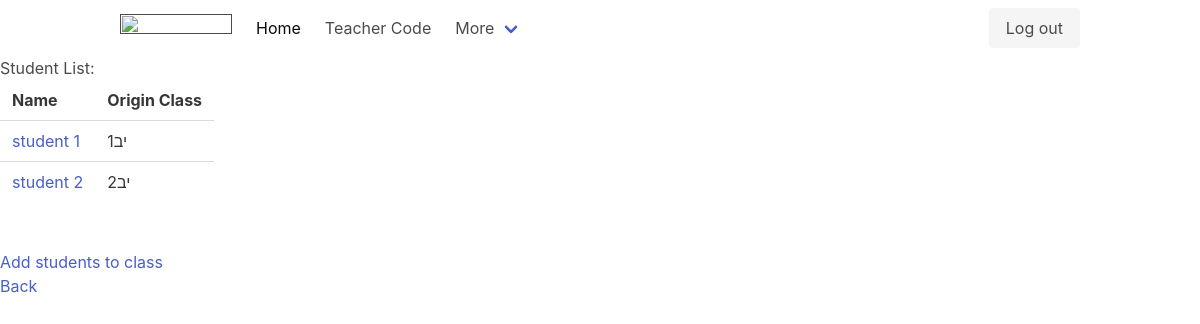
The app's page /view_teacher_class_for_admin/1/1/ (signed in) with its own data.
### main/models.py (models this page shows, shortened)
class Student(models.Model):
    name = models.CharField(max_length=200)
    id = models.AutoField(primary_key=True)
    embedding_link = models.CharField(max_length=200)
    origin_class = models.CharField(max_length=10)
    school = models.ForeignKey(School, default=0, on_delete=models.SET_DEFAULT)

### main/views.py (the view)
# urls.py: path('view_teacher_class_for_admin/<int:teacher_id>/<int:class_id>/', views.view_teacher_class_for_admin, name='view teacher class for admin'),
def view_teacher_class_for_admin(request, teacher_id, class_id):
    if request.user.is_authenticated:
        teacher = Teacher.objects.filter(id=teacher_id)[0]
        class_ = Class.objects.filter(teacher=teacher, id=class_id)[0]
        student_list = class_.get_student_list()
        return render(request=request, template_name='main/view_class.html',
                      context={'student_list': student_list,
                               'path': '/view_teacher/' + str(teacher_id)})
    else:
        form = AuthenticationForm()
        return render(request, 'main/login.html', {'form': form})

### main/models.py (called while the page is built)
    def get_student_list(self):
        student_list = []
        l = str(self.student_list)
        student_id = ''
        for i, _ in enumerate(l):
            if l[i] != ' ':
                student_id += l[i]
            else:
                student_list.append(Student.objects.filter(id=student_id)[0])
                student_id = ''
        if student_id != ' ' and student_id != '':
            student_list.append(Student.objects.filter(id=student_id)[0])
        return student_list

### main/templates/main/view_class.html (shortened to what this page needs)
<!DOCTYPE html>
<html lang="en">
<head>
    {% extends "main/header.html" %}
{% block content %}
<h1>Student List:</h1>
<table class="table">
    <tr>
        <th>Name</th>
        <th> Origin Class</th>
    </tr>
    {% for student in student_list %}
    <tr>
        <td><a href="/view_student/{{student.id}}"> {{student.name}} </a></td>
        <td>{{student.origin_class}}</td>
    </tr>
    {% endfor %}
</table>
<br>
<a href="/view_school_for_new_class/{{class_id}}">Add students to class</a>
<br>
<a href="{{path}}">Back</a>
{% endblock %}

### records on screen
Student: name "student 1", origin_class "יב1"
Student: name "student 2", origin_class "יב2"
